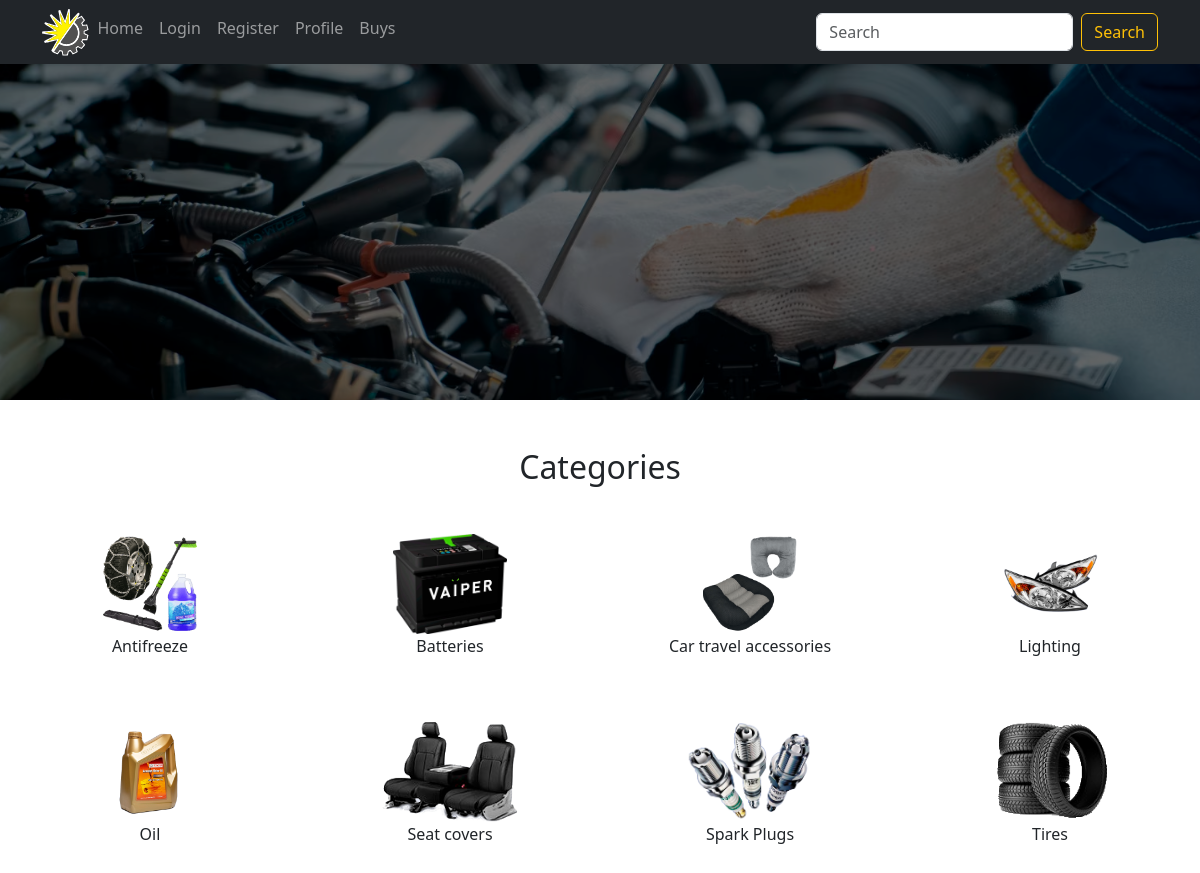
The page / on the database its author committed.
### apps/shop/models.py (models this page shows, shortened)
class Category(models.Model):
    uuid = models.UUIDField(default=uuid.uuid4, editable=False)
    name = models.CharField(max_length=64, unique=True,
                            help_text="Enter a category (e.g. Oil, Tire etc.)")
    logo = SvgField(upload_to='categories_logo', default='categories_logo/logo_default.svg',
                    get_filename=model_funcs.get_category_logo_filename, storage=OverwriteCodedStorage())
    image = NamedImageField(upload_to='categories_images', default='categories_images/image_default.png',
                            get_filename=model_funcs.get_category_image_filename, storage=OverwriteCodedStorage())
    class Meta:
        verbose_name = "category"
        verbose_name_plural = "categories"
        ordering = ("name",)

### apps/shop/views.py (the view)
# urls.py: path('', views.home, name='home'),
def home(request):
    categories = Category.objects.all()
    return render(request, "shop/home.html", {
        'categories': categories
    })

### templates/shop/home.html (shortened to what this page needs)
{% extends "shop/carousel.html" %}
{% block under_carousel %}
  <div class="container-fluid">
    <h2 class="text-center my-5">Categories</h2>
    <div class="row gy-5">
      {% for category in categories %}
        <div class="col-md-3 col-sm-4 col-6 text-center" style="padding:0 4%;">
          <div class="position-relative">
            <img src="{{category.image.url}}" height="100px"/>
            <p>{{ category.name }}</p>
         </div>
        </div>
      {% empty %}
        <h2 class="text-center my-5">No Categories</h2>
      {% endfor %}
    </div>
  </div>
{% endblock %}
{% block carousel_interval %}5000{% endblock %}

### rows shown on the page
Category: image (picture), name "Antifreeze"
Category: image (picture), name "Batteries"
Category: image (picture), name "Car travel accessories"
Category: image (picture), name "Lighting"
Category: image (picture), name "Oil"
Category: image (picture), name "Seat covers"
Category: image (picture), name "Spark Plugs"
Category: image (picture), name "Tires"
